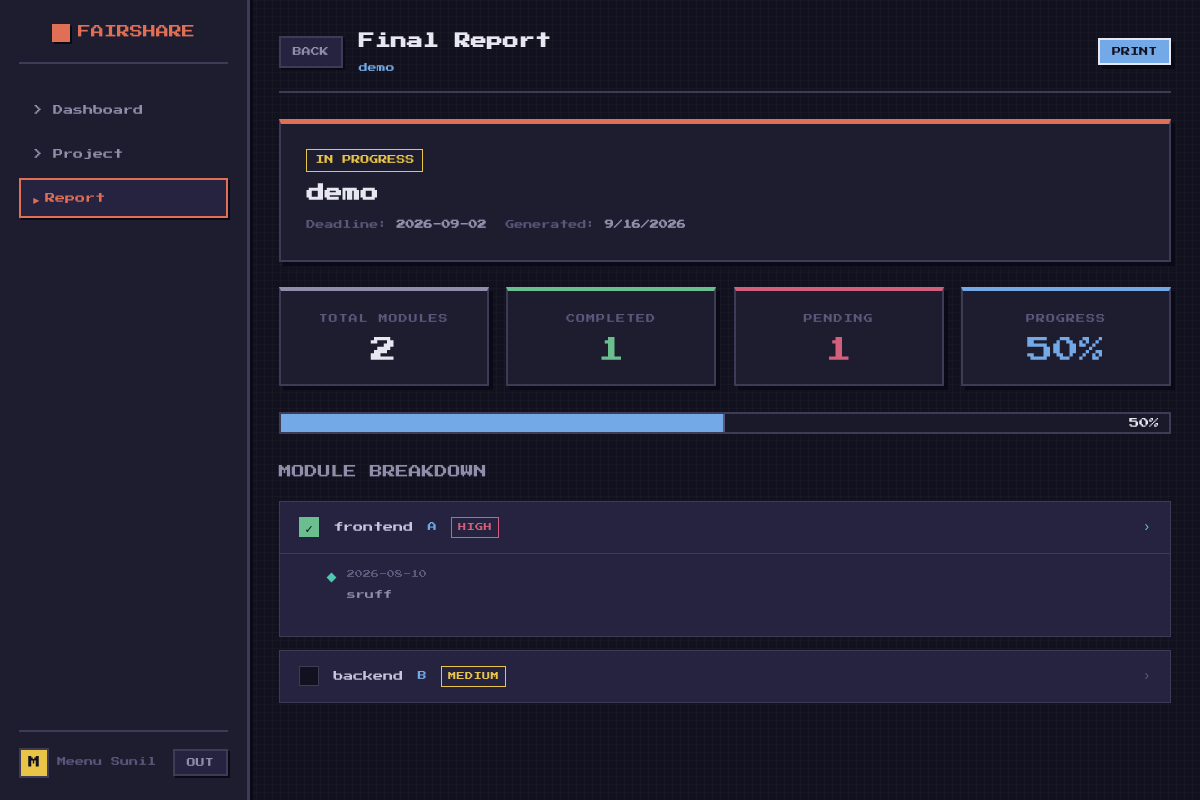
Screenshot of /project/17/report (signed in) with the database file from the repository.
### tables this page shows
CREATE TABLE projects (id INTEGER PRIMARY KEY AUTOINCREMENT, name TEXT NOT NULL, deadline TEXT, user_id INTEGER);

CREATE TABLE modules (id INTEGER PRIMARY KEY AUTOINCREMENT, name TEXT NOT NULL, project_id INTEGER, assigned_member_id INTEGER, completed INTEGER DEFAULT 0, priority TEXT DEFAULT 'Medium', FOREIGN KEY (project_id) REFERENCES projects(id) ON DELETE CASCADE, FOREIGN KEY (assigned_member_id) REFERENCES members(id));

CREATE TABLE members (id INTEGER PRIMARY KEY AUTOINCREMENT, name TEXT NOT NULL, project_id INTEGER, FOREIGN KEY (project_id) REFERENCES projects(id) ON DELETE CASCADE);

CREATE TABLE module_updates (id INTEGER PRIMARY KEY AUTOINCREMENT, module_id INTEGER, update_date TEXT, update_text TEXT, FOREIGN KEY (module_id) REFERENCES modules(id) ON DELETE CASCADE);

### app.py (the view)
@app.route("/project/<int:project_id>/report")
@login_required
def project_report(project_id):
    if not owns_project(project_id):
        return redirect(url_for("home"))
    conn = get_db_connection()
    project = conn.execute("SELECT * FROM projects WHERE id = ?", (project_id,)).fetchone()
    modules  = conn.execute("""
        SELECT m.*, mem.name as member_name
        FROM modules m
        LEFT JOIN members mem ON m.assigned_member_id = mem.id
        WHERE m.project_id = ?
    """, (project_id,)).fetchall()
    total, completed, progress = get_project_progress(conn, project_id)
    updates = {}
    for m in modules:
        updates[m["id"]] = conn.execute(
            "SELECT * FROM module_updates WHERE module_id = ? ORDER BY update_date ASC", (m["id"],)
        ).fetchall()
    conn.close()
    return render_template(
        "final_report.html",
        project=project,
        modules=modules,
        updates=updates,
        progress=progress,
        total=total,
        completed=completed,
        user_name=session.get("user_name")
    )

### app.py (called while the page is built)
def get_db_connection():
    conn = sqlite3.connect(DB_PATH, timeout=30)
    conn.row_factory = sqlite3.Row
    conn.execute("PRAGMA journal_mode=WAL")
    conn.execute("PRAGMA foreign_keys = ON")  # Always on, not just in delete routes
    return conn

def login_required(f):
    @wraps(f)
    def decorated(*args, **kwargs):
        if "user_id" not in session:
            return redirect(url_for("login"))
        return f(*args, **kwargs)
    return decorated

def owns_project(project_id):
    conn = get_db_connection()
    project = conn.execute(
        "SELECT user_id FROM projects WHERE id = ?", (project_id,)
    ).fetchone()
    conn.close()
    if not project:
        return False
    return project["user_id"] is None or project["user_id"] == session.get("user_id")

def get_project_progress(conn, project_id):
    modules = conn.execute(
        "SELECT completed FROM modules WHERE project_id = ?", (project_id,)
    ).fetchall()
    total = len(modules)
    completed = sum(1 for m in modules if m["completed"])
    progress = int((completed / total) * 100) if total > 0 else 0
    return total, completed, progress

### templates/final_report.html (shortened to what this page needs)
<!DOCTYPE html>
<html lang="en">
<head>
</head>
<body>
  <div class="layout-wrapper">
    <aside class="sidebar">
      <div class="logo-container">
        <a href="{{ url_for('home') }}" class="logo"><div class="logo-icon"></div>FAIRSHARE</a>
      </div>
      <ul class="nav-links">
        <li><a href="{{ url_for('home') }}" class="nav-link">&gt; Dashboard</a></li>
        <li><a href="{{ url_for('project_modules', project_id=project.id) }}" class="nav-link">&gt; Project</a></li>
        <li><a href="#" class="nav-link active">Report</a></li>
      </ul>
      <div class="user-card">
        <div class="user-info">
          <div class="avatar">{{ user_name[0]|upper if user_name else 'U' }}</div>
          <span class="user-name">{{ user_name }}</span>
        </div>
        <form action="{{ url_for('logout') }}" method="POST" style="margin:0">
          <button type="submit" class="px-btn btn-dark btn-sm">OUT</button>
        </form>
      </div>
    </aside>
    <main class="main-content">
      <div class="topbar">
        <div style="display:flex; align-items:center; gap:16px;">
          <a href="{{ url_for('project_modules', project_id=project.id) }}" class="px-btn btn-dark btn-sm">BACK</a>
          <div class="page-title">
            <h1>Final Report</h1>
            <div class="page-subtitle">{{ project.name }}</div>
          </div>
        </div>
        <div class="top-actions">
          <button onclick="window.print()" class="px-btn btn-sky btn-sm">PRINT</button>
        </div>
      </div>
      <div class="px-panel hero-panel {% if progress == 100 %}complete{% else %}incomplete{% endif %}">
        <div class="hero-status {% if progress == 100 %}done{% else %}wip{% endif %}">
          {% if progress == 100 %}✓ COMPLETED{% else %}IN PROGRESS{% endif %}
        </div>
        <h2>{{ project.name }}</h2>
        <div class="hero-meta">
          <span>Deadline: <strong>{{ project.deadline }}</strong></span>
          <span>Generated: <strong><script>document.write(new Date().toLocaleDateString())</script></strong></span>
        </div>
      </div>
      <div class="score-row">
        <div class="px-panel score-card"><div class="score-label">Total Modules</div><div class="score-val sc-total">{{ total }}</div></div>
        <div class="px-panel score-card"><div class="score-label">Completed</div><div class="score-val sc-done">{{ completed }}</div></div>
        <div class="px-panel score-card"><div class="score-label">Pending</div><div class="score-val sc-pend">{{ total - completed }}</div></div>
        <div class="px-panel score-card"><div class="score-label">Progress</div><div class="score-val sc-prog">{{ progress }}%</div></div>
      </div>
      <div class="progress-container">
        <div class="progress-bar" id="reportProgress" data-target="{{ progress }}"></div>
        <div class="progress-text">{{ progress }}%</div>
      </div>
      <div class="section-title">MODULE BREAKDOWN</div>
      <div class="module-list">
        {% for mod in modules %}
        <div class="module-card {% if loop.index0 == 0 %}open{% endif %} {% if mod.completed %}mod-done{% endif %}" style="animation-delay:{{ loop.index * 0.04 }}s">
          <div class="module-header" onclick="toggleModule(this)">
            <div class="mod-info">
              <div class="mod-status-icon">{% if mod.completed %}✓{% endif %}</div>
              <div class="mod-name">{{ mod.name }}</div>
              <span class="mod-assignee">{{ mod.member_name }}</span>
              <span class="badge badge-{{ mod.priority|lower }}">{{ mod.priority }}</span>
            </div>
            <div class="chevron">&rsaquo;</div>
          </div>
          <div class="module-body">
            {% set mod_updates = updates.get(mod.id, []) %}
            {% if mod_updates %}
            <ul class="update-list">
              {% for u in mod_updates %}
              <li class="update-item">
                <div class="update-date">{{ u.update_date }}</div>
                <div class="update-text">{{ u.update_text }}</div>
              </li>
              {% endfor %}
            </ul>
            {% else %}
            <div class="no-updates">No updates recorded.</div>
            {% endif %}
          </div>
        </div>
        {% endfor %}
      </div>
    </main>
  </div>
</body>
</html>

### rows the page displays
projects: name "demo", deadline "2026-09-02"
modules: name "frontend", member_name "A", priority "HIGH"
module_updates: update_date "2026-08-10", update_text "sruff"
modules: name "backend", member_name "B", priority "MEDIUM"

### other values shown
{{ user_name[0]|upper if user_name else 'U' }} "M"
{{ user_name }} "Meenu Sunil"
{{ total }} "2"
{{ completed }} "1"
{{ total - completed }} "1"
{{ progress }} "50"
